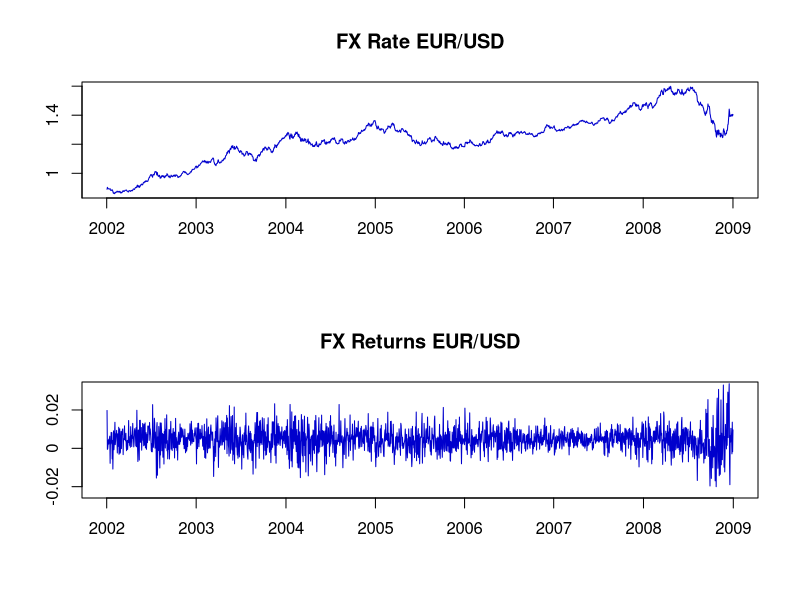

The R source for this figure:
# clear variables and close windows
rm(list = ls(all = TRUE))
graphics.off()

# Main computation
fx      = read.table("exrate_GBR-USD_EUR-USD_20020101-20090101.txt")
n       = nrow(fx)
returns = diff(log(as.matrix(fx[, 3])))  #Convert FX-rates to return series
par(mfrow = c(2, 1))

# Plot FX EUR/USD
plot(1:n, fx[, 3], type = "l", col = "blue3", ylab = "", xlab = "", axes = F, frame = T)
title("FX Rate EUR/USD")
axis(1, c(0, 261, 523, 784, 1044, 1304, 1566, 1828), c("2002", "2003", "2004", "2005", 
    "2006", "2007", "2008", "2009"))
axis(2, seq(0.8, 1.6, 0.2), round(seq(0.8, 1.6, 0.2), 2))

# Plot returns EUR/USD
plot(1:(n - 1), returns[, 1], type = "l", col = "blue3", ylab = "", xlab = "", axes = F, 
    frame = T, ylim = c(-0.028, 0.028))
title("FX Returns EUR/USD")
axis(1, c(0, 261, 523, 784, 1044, 1304, 1566, 1828), c("2002", "2003", "2004", "2005", 
    "2006", "2007", "2008", "2009"))
axis(2, seq(min(returns[, 1]), max(returns[, 1]), 0.02), round(seq(min(returns[, 
    1]), max(returns[, 1]), 0.02), 2)) 